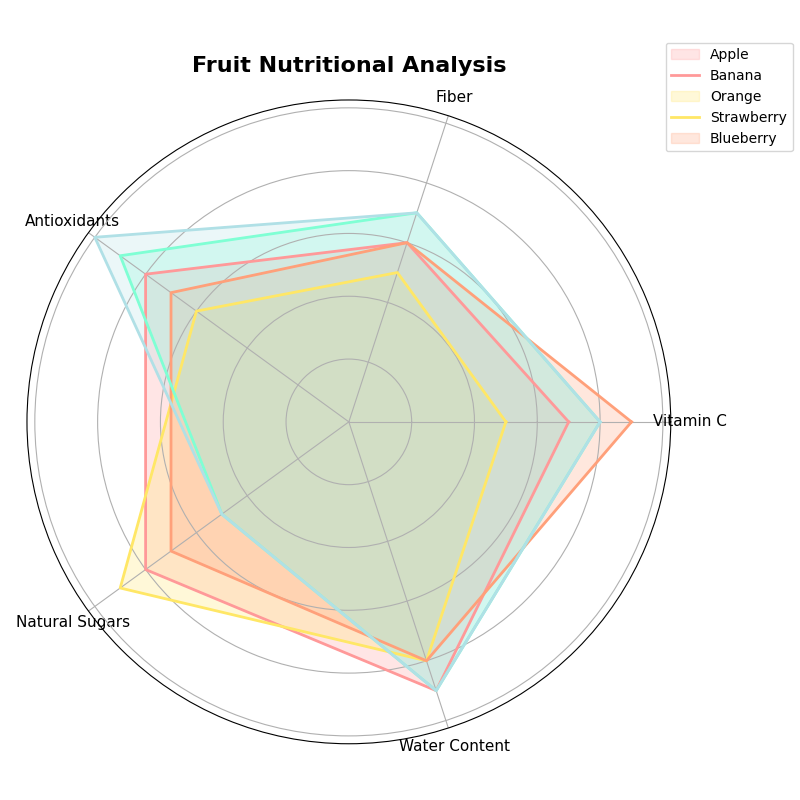

Recreate this plot in Python.
import numpy as np
import matplotlib.pyplot as plt

# Backstory:
# We are conducting a "Fruit Nutritional Analysis" comparing the nutritional values of different fruits.
# The data collected is based on averages from nutritional studies.

# Define the categories and their respective scores
categories = ['Vitamin C', 'Fiber', 'Antioxidants', 'Natural Sugars', 'Water Content']
fruits = ['Apple', 'Banana', 'Orange', 'Strawberry', 'Blueberry']

# Define scores for each fruit
data = {
    'Apple': [7, 6, 8, 8, 9],
    'Banana': [5, 5, 6, 9, 8],
    'Orange': [9, 6, 7, 7, 8],
    'Strawberry': [8, 7, 9, 5, 9],
    'Blueberry': [8, 7, 10, 5, 9]
}

# Number of variables/categories
num_vars = len(categories)

# Function to create a radar chart
def create_radar_chart(ax, data, label, color):
    angles = np.linspace(0, 2 * np.pi, num_vars, endpoint=False).tolist()
    data += data[:1]
    angles += angles[:1]
    ax.fill(angles, data, color=color, alpha=0.25)
    ax.plot(angles, data, color=color, linewidth=2)
    ax.set_yticklabels([])
    ax.set_xticks(angles[:-1])
    ax.set_xticklabels(categories, fontsize=11)

# Initialize subplot
fig, ax = plt.subplots(figsize=(8, 8), subplot_kw=dict(polar=True))

# Assign colors to each fruit
colors = ['#FF9999', '#FFE766', '#FFA07A', '#7FFFD4', '#B0E0E6']

# Plot each fruit's data on the radar chart
for fruit, color in zip(fruits, colors):
    create_radar_chart(ax, data[fruit], fruit, color)

# Set the title and legend
ax.set_title('Fruit Nutritional Analysis', size=16, weight='bold', pad=20)
ax.legend(fruits, loc='upper right', bbox_to_anchor=(1.2, 1.1), fontsize=10)

# Automatically adjust layout to prevent overlap
plt.tight_layout()

# Display the radar chart
plt.show()
